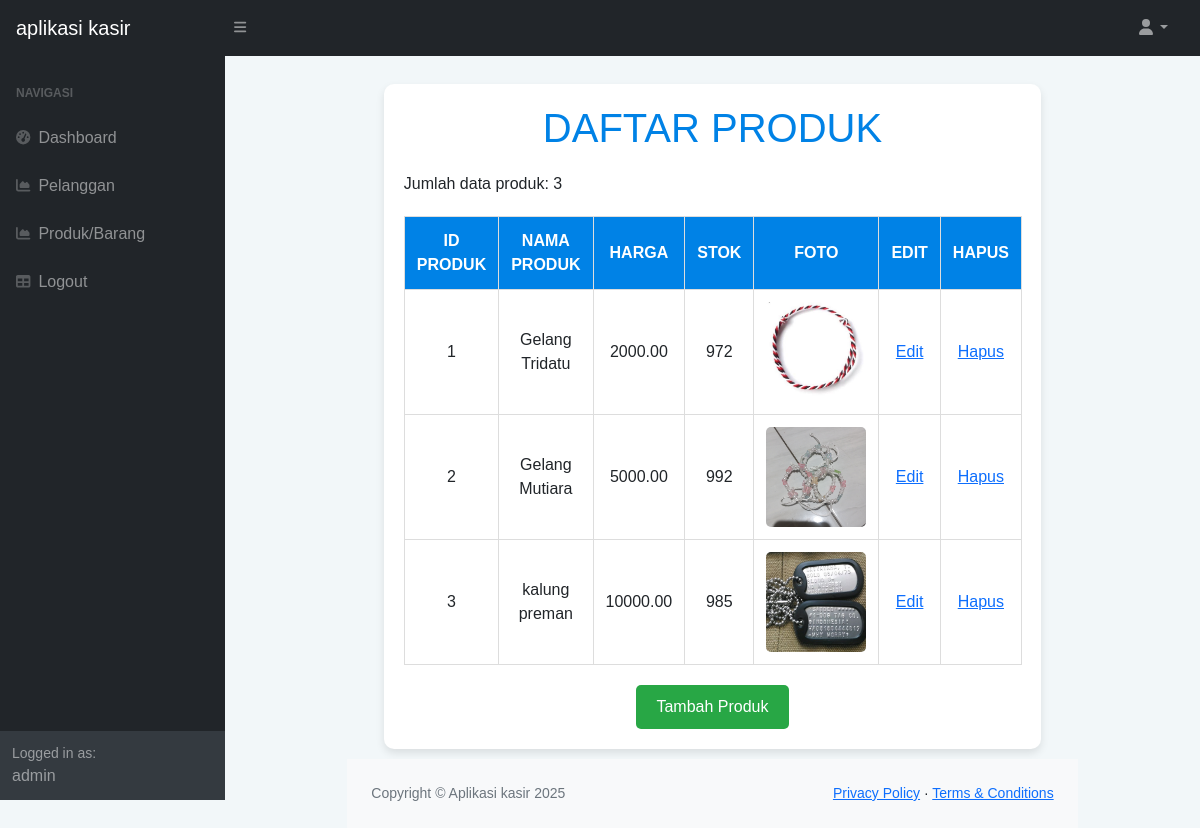
The app's page /index.php?page=daftar_produk (signed in) with its own data.
### tables this page shows
CREATE TABLE `produk` (
  `id_produk` int(11) NOT NULL,
  `nama_produk` varchar(255) DEFAULT NULL,
  `harga` decimal(10,2) DEFAULT NULL,
  `stok` int(11) DEFAULT NULL,
  `foto_produk` varchar(255) DEFAULT NULL
);

### daftar_produk.php (the view, shortened to what this page needs)
<!DOCTYPE html>
<html lang="id">
<head>
</head>
<body>
    <div class="container">
        <h1>DAFTAR PRODUK</h1>
        <?php
        include "koneksi.php";
        $sql_produk = mysqli_query($koneksi, "SELECT * FROM produk");
        $jumlah = mysqli_num_rows($sql_produk);
        echo "<p>Jumlah data produk: " . htmlspecialchars($jumlah) . "</p>";
        ?>
        <table>
            <tr>
                <th>ID PRODUK</th>
                <th>NAMA PRODUK</th>
                <th>HARGA</th>
                <th>STOK</th>
                <th>FOTO</th>
                <th>EDIT</th>
                <th>HAPUS</th>
            </tr>
            <?php
            while ($baris = mysqli_fetch_array($sql_produk)) {
                $id_produk = htmlspecialchars($baris['id_produk']);
                $nama_produk = htmlspecialchars($baris['nama_produk']);
                $harga = htmlspecialchars($baris['harga']);
                $stok = htmlspecialchars($baris['stok']);
                $foto_produk = htmlspecialchars($baris['foto_produk']);
                $foto_path = "uploads/" . $foto_produk;
                echo "<tr>
                    <td>{$id_produk}</td>
                    <td>{$nama_produk}</td>
                    <td>{$harga}</td>
                    <td>{$stok}</td>
                    <td>" . (file_exists($foto_path) ? "
                        <img src='{$foto_path}' alt='Foto Produk' class='foto-produk' onclick='openZoomModal(\"{$foto_path}\")'>
                    " : "Tidak Ada Foto") . "</td>
                    <td><a href='edit_produk.php?id_produk={$id_produk}'>Edit</a></td>
                    <td><a href='hapus_produk.php?id_produk={$id_produk}' onclick='return confirm(\"Apakah Anda ingin menghapus data produk {$id_produk} ... ?\")'>Hapus</a></td>
                </tr>";
            }
            ?>
        </table>
        <button class="btn-add" onclick="window.location.href='form_input_produk.php'">Tambah Produk</button>
    </div>
</body>
</html>

### daftar_produk.php (style rules this page uses)
body { font-family: Arial, sans-serif; background-color: #f2f7f9; margin: 0; padding: 0; display: flex; justify-content: center; align-items: center; min-height: 100vh; }
.container { background-color: #ffffff; padding: 20px; border-radius: 10px; box-shadow: 0 4px 8px rgba(0, 0, 0, 0.1); width: 90%; max-width: 1000px; }
h1 { text-align: center; color: #0082e6; margin-bottom: 20px; }
table { width: 100%; border-collapse: collapse; margin-top: 20px; }
table th, table td { padding: 12px; text-align: center; border: 1px solid #ddd; }
table th { background-color: #0082e6; color: white; }
.foto-produk { width: 100px; height: 100px; object-fit: cover; border-radius: 5px; cursor: pointer; }
.btn-add { display: block; background-color: #28a745; color: white; padding: 10px 20px; border: none; border-radius: 5px; text-decoration: none; font-size: 16px; margin: 20px auto 0; text-align: center; cursor: pointer; width: max-content; }

### records on screen
produk: id_produk "1", nama_produk "Gelang Tridatu", harga "2000.00", stok "972", foto_produk (picture)
produk: id_produk "2", nama_produk "Gelang Mutiara", harga "5000.00", stok "992", foto_produk (picture)
produk: id_produk "3", nama_produk "kalung preman", harga "10000.00", stok "985", foto_produk (picture)

### other values on screen
$_SESSION['user']['nama'] "admin"
$jumlah "3"
